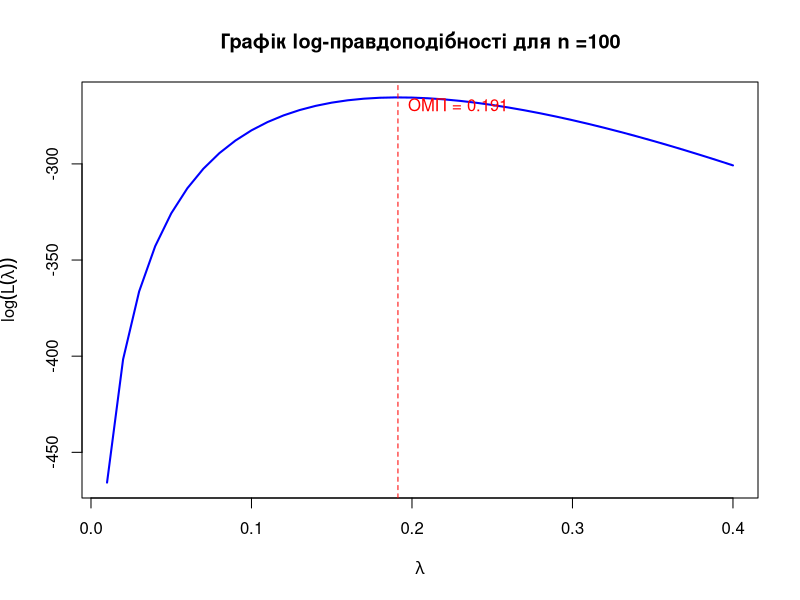
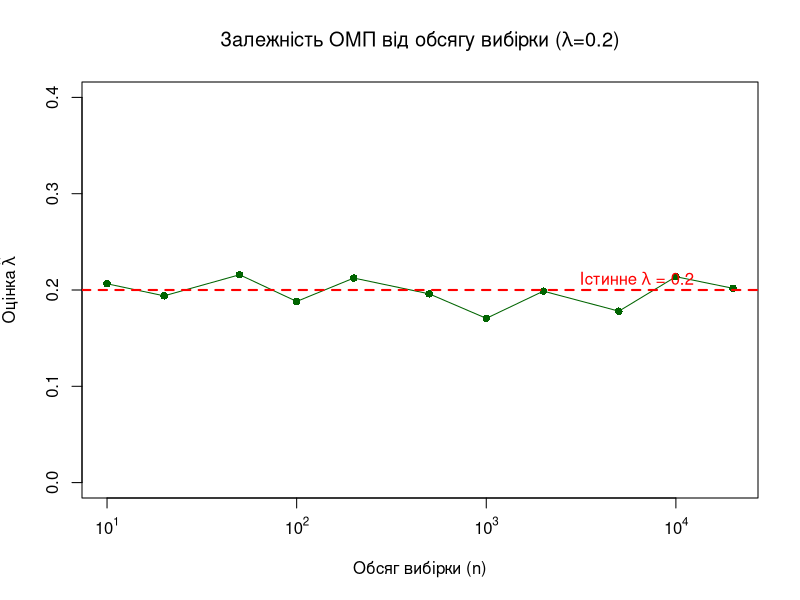

Write the R code that produced these figures, in order.
setwd("d:\\Study\\R\\lab5")

N = 2
lambda_true <- 0.1 * N
n_single <- 100  # Обсяг для першої вибірки

set.seed(123) 
sample_data <- rexp(n_single, rate = lambda_true)

cat(paste("Вибіркове середнє:", mean(sample_data)))

log_likelihood <- function(lambda, data) {
  if (lambda <= 0) return(-Inf) 
  n <- length(data)
  sum_x <- sum(data)
  
  ll <-n * log(lambda) - lambda * sum_x
  return(ll)
}

lambda_range <- seq(0.01, lambda_true * 2, by = 0.01)
ll_values <- sapply(lambda_range, log_likelihood, data = sample_data)

# Знаходимо теоретичне ОМП (вибіркове середнє)
lambda_mle_single <- 1 / mean(sample_data)

png("Graphic\\5_2lab_Log_Likelihood.png", width = 800, height = 600)
plot(lambda_range, ll_values, type = "l", 
     xlab = expression(lambda), 
     ylab = expression(log(L(lambda))),
     main = paste0("Графік log-правдоподібності для n =", n_single),
     col = "blue", lwd = 2)

abline(v = lambda_mle_single, col = "red", lty = 2)
text(lambda_mle_single, max(ll_values) - 5, 
     labels = paste("ОМП =", round(lambda_mle_single, 3)), 
     col = "red", pos = 4)
dev.off()

cat(paste("\nОцінка максимальної правдоподібності для n =", n_single, ":", lambda_mle_single, "\n"))

sample_sizes <- c(10, 20, 50, 100, 200, 500, 1000, 2000, 5000, 10000, 20000)
mle_estimates <- numeric(length(sample_sizes))

for (i in 1:length(sample_sizes)) {
  n <- sample_sizes[i]
  current_sample <- rexp(n_single, rate = lambda_true)
  mle_estimates[i] <- 1 / mean(current_sample)
  cat(paste("n =", n, ": ОМП =", round(mle_estimates[i], 4), "\n"))
}

log_sample_sizes <- log10(sample_sizes)
log_labels <- c(1, 2, 3, 4)
n_labels <- 10^log_labels

png("Graphic\\5_2lab_MLE_vs_SampleSize.png", width = 800, height = 600)
plot(log_sample_sizes, mle_estimates, type = "o", 
     xlab = "Обсяг вибірки (n)", 
     ylab = expression(paste("Оцінка ", hat(lambda))),
     main = expression(paste("Залежність ОМП від обсягу вибірки (", lambda, "=0.2)")),
     ylim = range(c(0, lambda_true * 2)), 
     col = "darkgreen", pch = 16,
     xaxt = "n"
     )

axis(1,                      
     at = log_labels,      
     labels = parse(text = paste("10^", log_labels))
     )

abline(h = lambda_true, col = "red", lty = 2, lwd = 2)
text(max(log_sample_sizes) * 0.8, lambda_true * 1.05, 
     labels = expression(paste("Істинне ", lambda, " = 0.2")), 
     col = "red", pos = 4)
dev.off()